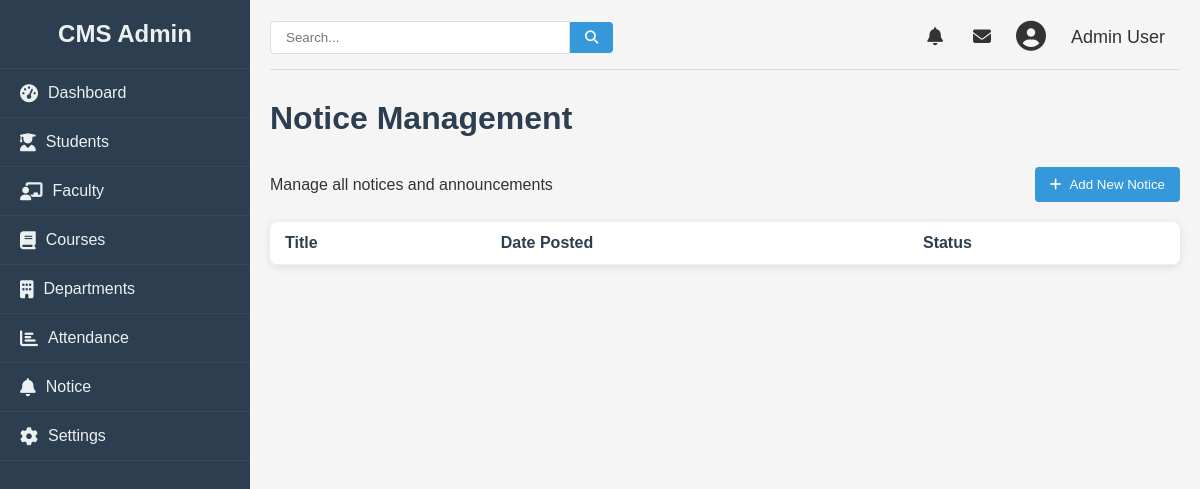
Page /admin/notice (signed in) on the earlier database version.
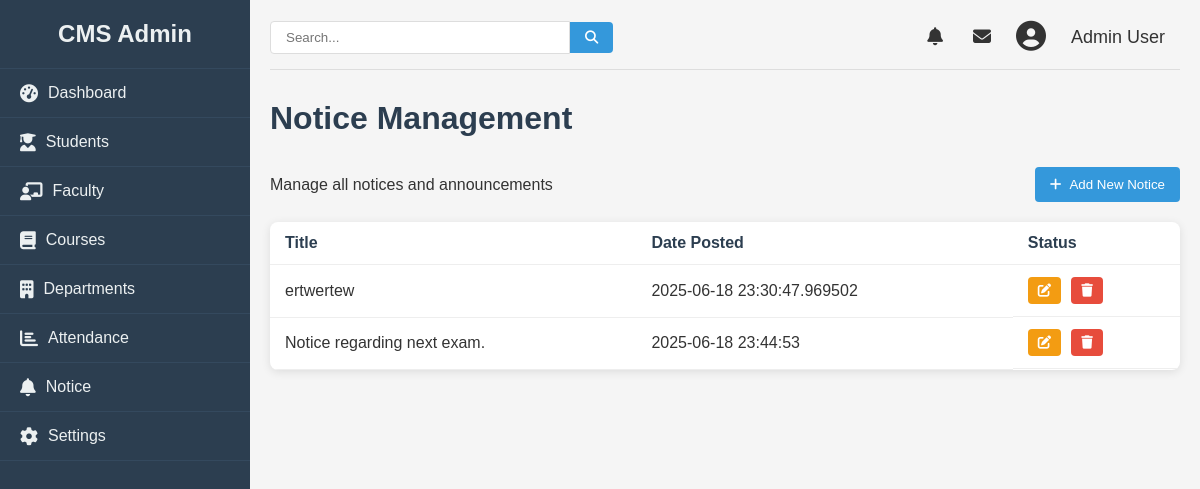
Same page on the later database version.
### college/model.py (models this page shows, shortened)
class Notice(db.Model):
    id = db.Column(db.Integer, primary_key=True)
    title = db.Column(db.String(100), nullable=False)
    content = db.Column(db.String, nullable=False)
    date = db.Column(db.DateTime, nullable=False)

### college/admin/adminroute.py (the view)
@app.route("/admin/notice", methods = ["GET", "POST"])
def notice():
    logged = 'user_id' in session
    if logged:
        notices = Notice.query.all()
        return render_template("notice.html", notices=notices, data= False)
    else:
        return redirect(url_for("login"))

### college/admin/templates/notice.html (shortened to what this page needs)
{% from "macro/cmsnav.html" import cmsnav%}
{%extends "admbase.html"%}
{%block head%}
<link rel="stylesheet" href="{{url_for('static', filename='css/styles.css')}}">
<link rel="stylesheet" href="https://cdnjs.cloudflare.com/ajax/libs/font-awesome/6.4.0/css/all.min.css">
{%endblock%}
{%block content%}
<div class="container" w-tid="21">
    {{cmsnav()}}
    <main class="main-content" w-tid="111">
        <header class="top-header" w-tid="113">
            <div class="search-box" w-tid="115">
                <input type="text" placeholder="Search..." w-tid="117" />
                <button w-tid="119"><i class="fas fa-search" w-tid="121"></i></button>
            </div>
            <div class="user-profile" w-tid="123">
                <span class="notification" w-tid="125"><i class="fas fa-bell" w-tid="127"></i></span>
                <span class="message" w-tid="129"><i class="fas fa-envelope" w-tid="131"></i></span>
                <div class="profile-img" w-tid="133">
                    <i class="fas fa-user-circle" w-tid="135"></i>
                </div>
                <span class="username" w-tid="137">Admin User</span>
            </div>
        </header>
        <div id="dashboard-page" class="content-section" w-tid="139">
            <div class="dashboard" w-tid="141">
                <h1 w-tid="357">Notice Management</h1>
                <div class="students-header" w-tid="359">
                    <p w-tid="361">Manage all notices and announcements</p>
                    <button class="add-student-btn" w-tid="363">
                        <a style="text-decoration: none; color:white;" href="/admin/addnotice">
                            <i class="fas fa-plus" w-tid="365"></i>
                            Add New Notice
                        </a>
                    </button>
                </div>
                <div class="students-table" w-tid="1167">
                    <table w-tid="1169">
                        <thead w-tid="1171">
                            <tr w-tid="1173">
                                <th w-tid="1177">Title</th>
                                <th w-tid="1181">Date Posted</th>
                                <th w-tid="1187">Status</th>
                            </tr>
                        </thead>
                        <tbody w-tid="1191">
                            {%for notice in notices %}
                            <tr w-tid="1193">
                                <td w-tid="1197">{{ notice.title }}</td>
                                <td w-tid="1201">{{ notice.date }}</td>
                                <td class="action-cell" w-tid="1211">
                                    <button class="action-btn edit-btn" w-tid="1217">
                                        <a href="/admin/update/notice/{{notice.id}}">
                                            <i class="fas fa-edit" w-tid="1219"></i>
                                        </a>
                                    </button>
                                    <button class="action-btn delete-btn" w-tid="1221"><a href="/admin/notice/delete/{{notice.id}}"><i class="fas fa-trash" w-tid="723"></i></a></button>
                                </td>
                            </tr>
                            {%endfor%}
                        </tbody>
                    </table>
                </div>
            </div>
        </div>
    </main>
</div>
{%endblock%}

### college/admin/templates/macro/cmsnav.html (shortened to what this page needs)
{%macro cmsnav()%}
<aside class="sidebar" w-tid="23">
    <div class="sidebar-header" w-tid="25">
        <h2 w-tid="27">CMS Admin</h2>
    </div>
    <nav class="sidebar-nav" w-tid="29">
        <ul w-tid="31">
            <li w-tid="33"><a href="/admin" data-page="dashboard-page" w-tid="35"><i class="fas fa-tachometer-alt"
                        w-tid="37"></i> Dashboard</a></li>
            <li  w-tid="39"><a href="/admin/student" data-page="students-page" w-tid="41"><i
                        class="fas fa-user-graduate" w-tid="43"></i> Students</a></li>
            <li w-tid="45"><a href="/admin/faculty" data-page="faculty-page" w-tid="47"><i
                        class="fas fa-chalkboard-teacher" w-tid="49"></i> Faculty</a></li>
            <li w-tid="51"><a href="/admin/courses" data-page="courses-page" w-tid="53"><i class="fas fa-book"
                        w-tid="55"></i> Courses</a></li>
            <li w-tid="57"><a href="/admin/department" data-page="department-page" w-tid="59"><i class="fas fa-building"
                        w-tid="61"></i> Departments</a></li>
            <li w-tid="87"><a href="/admin/attendence" data-page="attendance-page" w-tid="89"><i class="fas fa-chart-bar"
                        w-tid="91"></i> Attendance</a></li>
            <li w-tid="99"><a href="/admin/notice" data-page="notice-page" w-tid="101"><i class="fas fa-bell"
                        w-tid="103"></i> Notice</a></li>
            <li w-tid="93"><a href="/" data-page="settings-page" w-tid="95"><i class="fas fa-cog" w-tid="97"></i>
                    Settings</a></li>
        </ul>
    </nav>
</aside>
{%endmacro%}

### college/admin/templates/admbase.html (shortened to what this page needs)
<!DOCTYPE html>
<html lang="en">
<head>
    {%block head%}
    {%endblock%}
</head>
<body>
    {%block content%}
    {%endblock%}
</body>
</html>

### college/static/css/styles.css (style rules this page uses)
* { margin: 0; padding: 0; box-sizing: border-box; }
body { font-family: Arial, sans-serif; background-color: #f5f5f5; color: #333; }
a { text-decoration: none; color:inherit; }
.container { display: flex; min-height: 100vh; }
.sidebar { width: 250px; background-color: #2c3e50; color: #ecf0f1; transition: all 0.3s ease; }
.sidebar-header { padding: 20px; text-align: center; border-bottom: 1px solid #34495e; }
.sidebar-nav ul { list-style: none; }
.sidebar-nav li { padding: 15px 20px; border-bottom: 1px solid #34495e; transition: all 0.3s ease; }
.sidebar-nav a { color: #ecf0f1; text-decoration: none; display: flex; align-items: center; }
.sidebar-nav i { margin-right: 10px; font-size: 18px; }
.main-content { flex: 1; padding: 20px; }
.top-header { display: flex; justify-content: space-between; align-items: center; margin-bottom: 30px; padding-bottom: 15px; border-bottom: 1px solid #ddd; }
.search-box { display: flex; align-items: center; }
.search-box input { padding: 8px 15px; border: 1px solid #ddd; border-radius: 4px 0 0 4px; width: 300px; }
.search-box button { background: #3498db; color: white; border: none; padding: 8px 15px; border-radius: 0 4px 4px 0; cursor: pointer; }
.user-profile { display: flex; align-items: center; }
.user-profile span { margin: 0 15px; font-size: 18px; cursor: pointer; }
.profile-img { font-size: 30px; margin: 0 10px; }
.dashboard h1 { margin-bottom: 30px; color: #2c3e50; }
table { width: 100%; border-collapse: collapse; }
th, td { padding: 12px 15px; text-align: left; border-bottom: 1px solid #eee; }
th { font-weight: bold; color: #2c3e50; }
.content-section { display: none; }
#dashboard-page { display: block; }
.students-header { display: flex; justify-content: space-between; align-items: center; margin-bottom: 20px; }
.add-student-btn { background-color: #3498db; color: white; border: none; padding: 10px 15px; border-radius: 4px; cursor: pointer; display: flex; align-items: center; }
.add-student-btn i { margin-right: 5px; }
.students-table { background: white; border-radius: 8px; box-shadow: 0 2px 10px rgba(0, 0, 0, 0.1); overflow: hidden; }
.action-cell { display: flex; gap: 10px; }
.action-btn { padding: 6px 10px; border-radius: 4px; cursor: pointer; border: none; color: white; }
.edit-btn { background-color: #f39c12; }
.delete-btn { background-color: #e74c3c; }

Differences in the rows shown:
added Notice: title "ertwertew", date "2025-06-18 23:30:47.969502"
added Notice: title "Notice regarding next exam.", date "2025-06-18 23:44:53"
